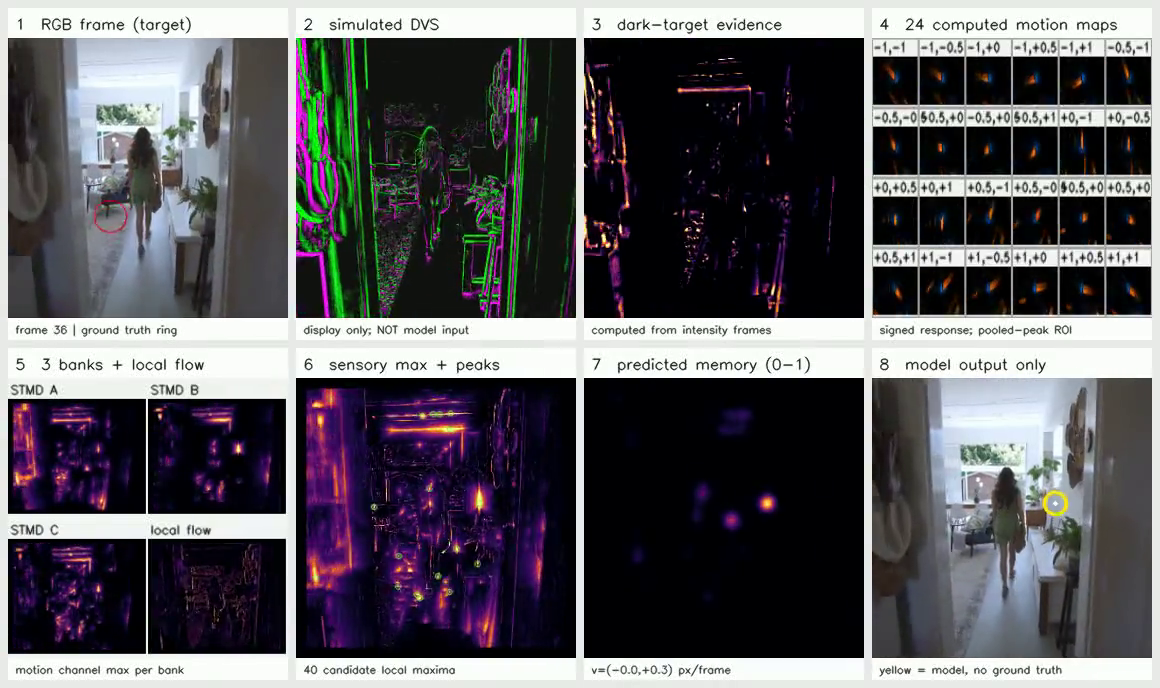
#> input picture frame 36 of media/original_8panel_pipeline_1m.mp4, 1160 x 688 px, given in place of source_indoor_walking.mp4, which was not available
$ python render_and_report.py
#> lines starting #> are read from the running program, lines starting #| are printed output that depends on the picture
### multi_hypothesis.py
"""Competing STMD-like predictive hypotheses in textured moving-house video.

Inference never uses injected target coordinates or the dot-free paired video.
A clean clip is used once to set neural response scales and a detection threshold.
The evidence score is *not* a calibrated posterior probability.
"""
from pathlib import Path
import math, os, time
import cv2
import numpy as np
import pandas as pd
from stmd_model import Detector, stamp, apparent_diameter_px
cv2.setNumThreads(2)
ROOT=Path(__file__).resolve().parent
SOURCE=ROOT/'data'/'source_indoor_walking.mp4'
SIDE=320
FPS=25.0
N=500
# Three channels: general sensitivity; high local-motion inhibition; texture-tolerant surround.
CONFIGS=[{'decay':.85,'std_scale':7.,'density_weight':0.},
         {'decay':.85,'std_scale':7.,'density_weight':16.},
         {'decay':.78,'std_scale':28.,'density_weight':8.,'response_smoothing':.22}]
DISTANCES=[(.5,'50cm'),(1.,'1m'),(2.,'2m')]


def load_frames(n=N):
#> called with n = 500
    cap=cv2.VideoCapture(str(SOURCE)); fps=cap.get(cv2.CAP_PROP_FPS)
    frames=[]
    while True:
        ok,fr=cap.read()
#> fr is the input picture: shape (688, 1160, 3); mean B, G, R 94.7, 89.9, 91.7
        if not ok:break
        h,w=fr.shape[:2]
#> h = 688; w = 1160
        fr=cv2.resize(fr,(round(w*SIDE/h),SIDE),interpolation=cv2.INTER_AREA)
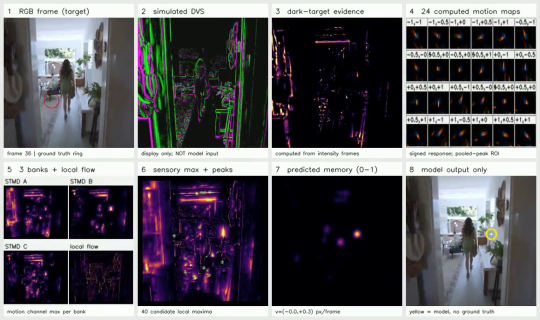
#> fr: shape (320, 540, 3); mean B, G, R 94.7, 89.9, 91.7
        x=(fr.shape[1]-SIDE)//2
#> x = 110
        frames.append(fr[:,x:x+SIDE])
    cap.release()
    # Extend 14.6-second source to 20 seconds by smoothly reversing movement (not slowing playback).
    ids=list(range(len(frames)))
    if n>len(ids):
        r=list(range(len(frames)-2,-1,-1))
        while len(ids)<n:ids.extend(r)
        ids=ids[:n]
    else: ids=ids[:n]
    return np.asarray(frames,np.uint8)[ids], fps, len(frames)


# [25 lines left out: functions fast_trajectory, inject, not called in this run]


class LocalFlowResidual:
    """Texture-robust candidate pathway: local optic-flow registration plus
    small dark residual and local motion-density inhibition. Engineering
    approximation of wide-field vs small-target motion segregation.
    """
    def __init__(self):
        self.previous=None
        self.grid_y,self.grid_x=np.mgrid[0:SIDE,0:SIDE].astype(np.float32)
    # [17 lines left out: function step, not called in this run]


def get_detectors():return [Detector(**cfg) for cfg in CONFIGS]+[LocalFlowResidual()]


# [30 lines left out: functions calibrate, candidates_from_maps, not called in this run]

class Hypothesis:
    nextid=0
    # [44 lines left out: functions __init__, predict, match, miss, components, confidence, not called in this run]

class MultiHypothesis:
    # [96 lines left out: functions __init__, step, run, visualize, not called in this run]

### render_and_report.py
"""Generate side-by-side four-panel target/no-target house videos and metrics.
Original source plays at 25 fps, forward then reverse for 20 seconds.
"""
import gc,time,subprocess
from pathlib import Path
import cv2,numpy as np,pandas as pd,matplotlib.pyplot as plt
import multi_hypothesis as m
ROOT=Path(__file__).resolve().parent/'outputs'
ROOT.mkdir(parents=True, exist_ok=True)
FPS=25


def title(frame,text):
    out=frame.copy()
    cv2.rectangle(out,(0,0),(m.SIDE,29),(0,0,0),-1)
    cv2.putText(out,text,(7,20),cv2.FONT_HERSHEY_SIMPLEX,.48,(255,255,255),1,cv2.LINE_AA)
    return out


def render(plus,plusviz,base,baseviz,outpath,label):
    args=['ffmpeg','-y','-loglevel','error','-f','rawvideo','-vcodec','rawvideo',
          '-s','640x640','-pix_fmt','bgr24','-r',str(FPS),'-i','-', '-an',
          '-c:v','libx264','-preset','ultrafast','-crf','27','-pix_fmt','yuv420p',
          '-movflags','+faststart',str(outpath)]
    proc=subprocess.Popen(args,stdin=subprocess.PIPE,stderr=subprocess.PIPE)
    for a,b,c,d in zip(plus,plusviz,base,baseviz):
        top=np.hstack([title(a,f'{label} - small black target'),title(b,'DVS-like - competing hypotheses')])
        bot=np.hstack([title(c,'NO TARGET - original'),title(d,'NO TARGET - DVS-like')])
        proc.stdin.write(np.vstack([top,bot]).tobytes())
    proc.stdin.close();proc.wait()
    if proc.returncode:
        raise RuntimeError('Video encoding failed: '+proc.stderr.read().decode(errors='replace')[-2000:])


def texture_at_target(base,xy):
    # Analysis only, based on the unaltered scene, never fed into detection.
    tex=[]
    for fr,(x,y) in zip(base,xy):
        g=cv2.cvtColor(fr,cv2.COLOR_BGR2GRAY).astype(np.float32)
        x=int(x);y=int(y)
        y0=max(0,y-7);y1=min(m.SIDE,y+8);x0=max(0,x-7);x1=min(m.SIDE,x+8)
        p=g[y0:y1,x0:x1]
        tex.append(float(np.std(p)))
    return np.asarray(tex)


def calculate_metrics(df,gt=None,texture=None):
    a={}
    for name,sl in [('all',slice(None)),('eval',slice(100,365)),('second_half',slice(250,None))]:
        r=df.iloc[sl]; a[name+'_detection_fraction']=float(r.detected.mean());a[name+'_mean_confidence']=float(r.confidence.mean())
        if gt is not None:a[name+'_correct_fraction']=float(r.correct.mean())
    if texture is not None:
        # Within-scene comparison based on median of surround scene standard deviation
        for label,ind in [('smoother',texture<=np.median(texture)),('textured',texture>np.median(texture))]:
            a[label+'_correct_fraction']=float(df.correct[ind].mean())
    return a


def main():
    b,fps,src_n=m.load_frames(500)
    print(f'{len(b)} frames, {fps} fps, {src_n} source frames',flush=True)
    scales=m.calibrate(b)
    print('neural scales',scales,flush=True)
    results=[]
    start=time.time()
    no,nov=m.run(b,scales,with_visuals=True)
    no.to_csv(ROOT/'no_target_results.csv',index=False)
    results.append(dict(condition='no target',diameter_px=0,**calculate_metrics(no)))
    print('No-target finished',round(time.time()-start,1),'s',flush=True)
    for distance,label in m.DISTANCES:
        start=time.time()
        withdot,gt,diam=m.inject(b,distance)
        dd,vv=m.run(withdot,scales,gt,with_visuals=True)
        tex=texture_at_target(b,gt)
        dd['scene_texture_std']=tex
        dd.to_csv(ROOT/f'{label}_results.csv',index=False)
        results.append(dict(condition=label,diameter_px=diam,**calculate_metrics(dd,gt,tex)))
        render(withdot,vv,b,nov,ROOT/f'STMD_MULTI_HYPOTHESES_{label}.mp4',label)
        k=245
        preview=np.vstack([np.hstack([title(withdot[k],f'{label} - small black target'),title(vv[k],'DVS-like - competing hypotheses')]),np.hstack([title(b[k],'NO TARGET - original'),title(nov[k],'NO TARGET - DVS-like')])])
        cv2.imwrite(str(ROOT/f'preview_{label}.png'),preview)
        print(label,'eval correct',round(dd.correct.iloc[100:365].mean(),3),'all',round(dd.correct.mean(),3), 'textured',round(dd.correct[tex>np.median(tex)].mean(),3),'s',round(time.time()-start,1),flush=True)
        del withdot,gt,dd,vv;gc.collect()
    summary=pd.DataFrame(results)
    summary.to_csv(ROOT/'results_summary.csv',index=False)
    fig,ax=plt.subplots(figsize=(9,4.5))
    sub=summary[summary.condition!='no target']
    ax.plot(sub.condition,sub.eval_correct_fraction*100,marker='o',label='Fast, clutter-crossing path')
    ax.axhline(summary.iloc[0].eval_detection_fraction*100,color='gray',ls='--',label='No-target false alarm rate')
    ax.set_ylim(0,100);ax.set_ylabel('Percent of evaluated frames');ax.set_xlabel('Apparent mosquito distance');ax.legend();fig.tight_layout()
    fig.savefig(ROOT/'accuracy.png',dpi=165);plt.close(fig)
    (ROOT/'README.md').write_text(f'''# Competing predictive STMD demo

Three side-by-side 4-panel videos at 50 cm, 1 m, and 2 m, using the same fast trajectory through the entire 320x320 house scene.

Input: {src_n} original frames at {fps} fps = {src_n/fps:.1f} seconds; extended to 20 seconds at **normal playback speed** by reversing the final source section. There is no slow motion.

Target size: assumed mosquito body length 6 mm, field of view 84 degrees, sensor 320x320, projected diameters ~2.62, 1.31, 0.65 pixels.

## Model
- Three full-field STMD-like neural evidence channels: broad, dense-motion-inhibited, and texture-tolerant.
- Additional **dense optical flow compensation** using Farneback flow on 160x160 frames, upsampled to 320x320, followed by centre/surround suppression of unexplained dark residuals.
- Up to nine competing hypotheses, each with its own position, velocity, decaying support, directional consistency, and persistence.
- Hypotheses born anywhere in the visual field, **no target-specific prior at start**. Later detections are supported by predicted positions and repeated neural evidence.
- A logistic **heuristic confidence/evidence signal**, not a calibrated posterior probability, from neural strength, persistence, direction consistency, track age and motion; confidence falls after missed updates.
- No ground-truth positions used in inference. Dot-free video is used only to scale each neural response channel and evaluate false alarms.
- Right panels are simulated **DVS-style displays derived from frame luminance**, not actual DVS event recordings. Detector uses grayscale video.

Yellow marker = committed detection and estimated movement direction. Smaller blue markers = other competing candidates. No green ground-truth circles are drawn.

The CSV files provide frame-level confidence, position, track count, localization error, ground truth, and background texture statistics.
''')
    print(summary.to_string(index=False),flush=True)

if __name__=='__main__':main()

$ run again, starting later in the video
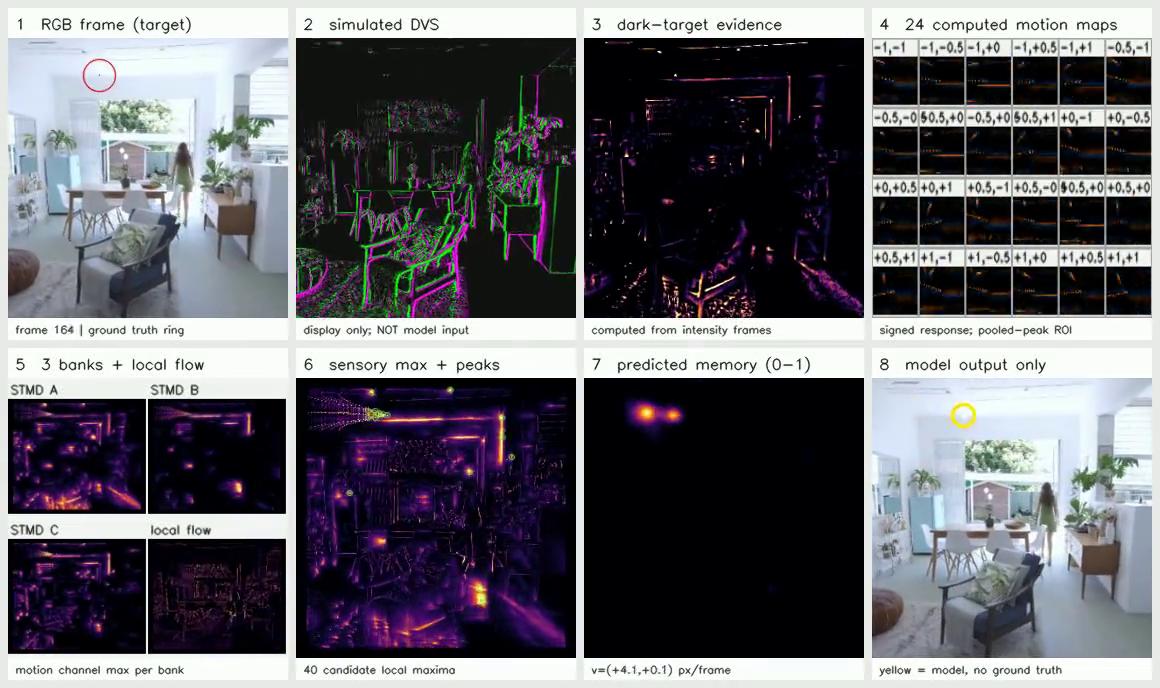
#> input picture frame 164 of media/original_8panel_pipeline_1m.mp4, 1160 x 688 px, given in place of source_indoor_walking.mp4, which was not available
#> in load_frames, fr is the input picture: shape (688, 1160, 3); mean B, G, R 108, 101.8, 102.4
#> in load_frames, `fr=cv2.resize(fr,(round(w*SIDE/h),SIDE),interpolation=cv2.INTER_AREA)`:
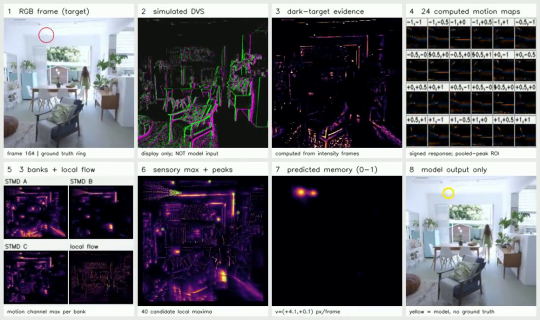
#> fr: shape (320, 540, 3); mean B, G, R 108, 101.8, 102.4

$ run again, starting later in the video
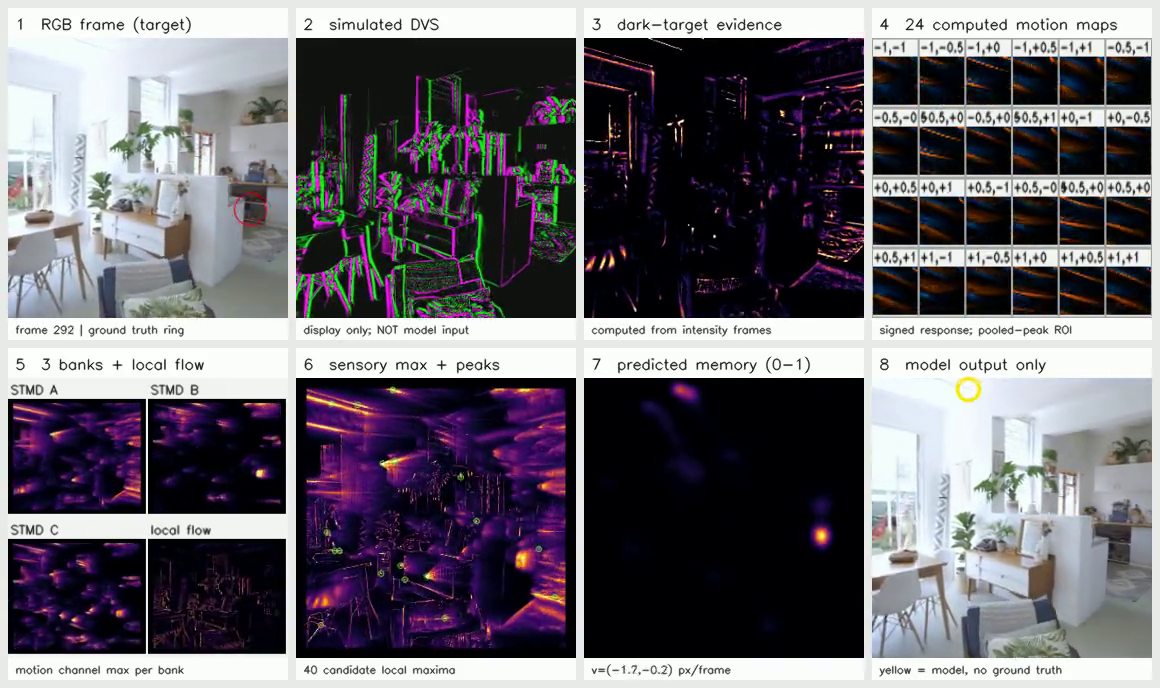
#> input picture frame 292 of media/original_8panel_pipeline_1m.mp4, 1160 x 688 px, given in place of source_indoor_walking.mp4, which was not available
#> in load_frames, fr is the input picture: shape (688, 1160, 3); mean B, G, R 111.5, 104.2, 107.7
#> in load_frames, `fr=cv2.resize(fr,(round(w*SIDE/h),SIDE),interpolation=cv2.INTER_AREA)`:
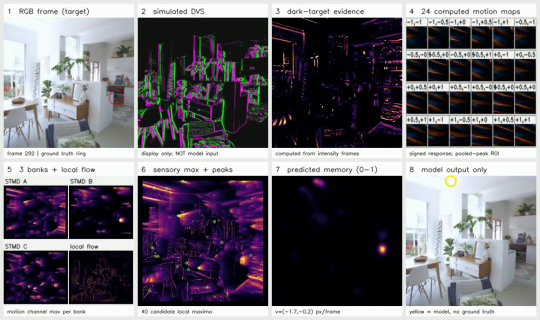
#> fr: shape (320, 540, 3); mean B, G, R 111.5, 104.2, 107.7
